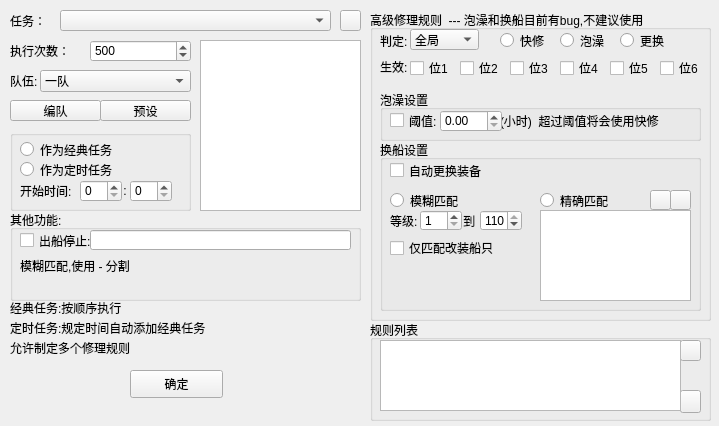
<?xml version="1.0" encoding="UTF-8"?>
<ui version="4.0">
 <class>Frame_add_battle</class>
 <widget class="QMainWindow" name="Frame_add_battle">
  <property name="geometry">
   <rect>
    <x>0</x>
    <y>0</y>
    <width>719</width>
    <height>426</height>
   </rect>
  </property>
  <property name="minimumSize">
   <size>
    <width>605</width>
    <height>324</height>
   </size>
  </property>
  <property name="maximumSize">
   <size>
    <width>9999</width>
    <height>9999</height>
   </size>
  </property>
  <property name="windowTitle">
   <string>添加出征任务</string>
  </property>
  <property name="windowIcon">
   <iconset>
    <normaloff>icon/icon.png</normaloff>icon/icon.png</iconset>
  </property>
  <widget class="QWidget" name="centralwidget">
   <widget class="QPushButton" name="bt_SetRw">
    <property name="geometry">
     <rect>
      <x>340</x>
      <y>10</y>
      <width>21</width>
      <height>21</height>
     </rect>
    </property>
    <property name="text">
     <string/>
    </property>
    <property name="icon">
     <iconset>
      <normaloff>icon/set.png</normaloff>icon/set.png</iconset>
    </property>
   </widget>
   <widget class="QLabel" name="label_23">
    <property name="geometry">
     <rect>
      <x>10</x>
      <y>10</y>
      <width>41</width>
      <height>21</height>
     </rect>
    </property>
    <property name="text">
     <string>任务：</string>
    </property>
   </widget>
   <widget class="QComboBox" name="cb_rw">
    <property name="geometry">
     <rect>
      <x>60</x>
      <y>10</y>
      <width>271</width>
      <height>21</height>
     </rect>
    </property>
   </widget>
   <widget class="QLabel" name="label">
    <property name="geometry">
     <rect>
      <x>10</x>
      <y>41</y>
      <width>72</width>
      <height>20</height>
     </rect>
    </property>
    <property name="text">
     <string>执行次数：</string>
    </property>
   </widget>
   <widget class="QLabel" name="label_9">
    <property name="geometry">
     <rect>
      <x>10</x>
      <y>70</y>
      <width>41</width>
      <height>21</height>
     </rect>
    </property>
    <property name="text">
     <string>队伍:</string>
    </property>
   </widget>
   <widget class="QGroupBox" name="groupBox_5">
    <property name="geometry">
     <rect>
      <x>10</x>
      <y>130</y>
      <width>181</width>
      <height>81</height>
     </rect>
    </property>
    <property name="title">
     <string/>
    </property>
    <widget class="QRadioButton" name="rb_classical">
     <property name="geometry">
      <rect>
       <x>10</x>
       <y>10</y>
       <width>115</width>
       <height>19</height>
      </rect>
     </property>
     <property name="text">
      <string>作为经典任务</string>
     </property>
    </widget>
    <widget class="QRadioButton" name="rb_timer">
     <property name="geometry">
      <rect>
       <x>10</x>
       <y>30</y>
       <width>115</width>
       <height>19</height>
      </rect>
     </property>
     <property name="text">
      <string>作为定时任务</string>
     </property>
    </widget>
    <widget class="QLabel" name="label_2">
     <property name="geometry">
      <rect>
       <x>10</x>
       <y>50</y>
       <width>72</width>
       <height>21</height>
      </rect>
     </property>
     <property name="text">
      <string>开始时间:</string>
     </property>
    </widget>
    <widget class="QSpinBox" name="te_time_hour">
     <property name="geometry">
      <rect>
       <x>70</x>
       <y>50</y>
       <width>42</width>
       <height>22</height>
      </rect>
     </property>
     <property name="maximum">
      <number>23</number>
     </property>
    </widget>
    <widget class="QSpinBox" name="te_time_minute">
     <property name="geometry">
      <rect>
       <x>120</x>
       <y>50</y>
       <width>42</width>
       <height>22</height>
      </rect>
     </property>
     <property name="maximum">
      <number>59</number>
     </property>
    </widget>
    <widget class="QLabel" name="label_13">
     <property name="geometry">
      <rect>
       <x>110</x>
       <y>50</y>
       <width>21</width>
       <height>21</height>
      </rect>
     </property>
     <property name="text">
      <string> :</string>
     </property>
    </widget>
   </widget>
   <widget class="QSpinBox" name="ed_startNum">
    <property name="geometry">
     <rect>
      <x>90</x>
      <y>40</y>
      <width>101</width>
      <height>22</height>
     </rect>
    </property>
    <property name="maximum">
     <number>9999</number>
    </property>
    <property name="value">
     <number>500</number>
    </property>
   </widget>
   <widget class="QLabel" name="label_3">
    <property name="geometry">
     <rect>
      <x>10</x>
      <y>300</y>
      <width>351</width>
      <height>16</height>
     </rect>
    </property>
    <property name="text">
     <string>经典任务:按顺序执行</string>
    </property>
   </widget>
   <widget class="QLabel" name="label_4">
    <property name="geometry">
     <rect>
      <x>10</x>
      <y>320</y>
      <width>351</width>
      <height>16</height>
     </rect>
    </property>
    <property name="text">
     <string>定时任务:规定时间自动添加经典任务</string>
    </property>
   </widget>
   <widget class="QComboBox" name="cb_fleet">
    <property name="geometry">
     <rect>
      <x>40</x>
      <y>70</y>
      <width>151</width>
      <height>22</height>
     </rect>
    </property>
    <item>
     <property name="text">
      <string>一队</string>
     </property>
    </item>
    <item>
     <property name="text">
      <string>二队</string>
     </property>
    </item>
    <item>
     <property name="text">
      <string>三队</string>
     </property>
    </item>
    <item>
     <property name="text">
      <string>四队</string>
     </property>
    </item>
   </widget>
   <widget class="QPushButton" name="bt_start">
    <property name="geometry">
     <rect>
      <x>130</x>
      <y>370</y>
      <width>93</width>
      <height>28</height>
     </rect>
    </property>
    <property name="text">
     <string>确定</string>
    </property>
   </widget>
   <widget class="QListWidget" name="lt_fleet">
    <property name="geometry">
     <rect>
      <x>200</x>
      <y>40</y>
      <width>161</width>
      <height>171</height>
     </rect>
    </property>
   </widget>
   <widget class="QGroupBox" name="groupBox">
    <property name="geometry">
     <rect>
      <x>370</x>
      <y>10</y>
      <width>341</width>
      <height>311</height>
     </rect>
    </property>
    <property name="title">
     <string>高级修理规则  --- 泡澡和换船目前有bug,不建议使用</string>
    </property>
    <widget class="QLabel" name="label_6">
     <property name="geometry">
      <rect>
       <x>10</x>
       <y>46</y>
       <width>31</width>
       <height>21</height>
      </rect>
     </property>
     <property name="text">
      <string>生效:</string>
     </property>
    </widget>
    <widget class="QRadioButton" name="rb_fast_repair">
     <property name="geometry">
      <rect>
       <x>130</x>
       <y>20</y>
       <width>51</width>
       <height>21</height>
      </rect>
     </property>
     <property name="text">
      <string>快修</string>
     </property>
    </widget>
    <widget class="QRadioButton" name="rb_repair">
     <property name="geometry">
      <rect>
       <x>190</x>
       <y>20</y>
       <width>51</width>
       <height>21</height>
      </rect>
     </property>
     <property name="text">
      <string>泡澡</string>
     </property>
    </widget>
    <widget class="QRadioButton" name="rb_change">
     <property name="geometry">
      <rect>
       <x>250</x>
       <y>20</y>
       <width>51</width>
       <height>21</height>
      </rect>
     </property>
     <property name="text">
      <string>更换</string>
     </property>
    </widget>
    <widget class="QComboBox" name="comboBox">
     <property name="geometry">
      <rect>
       <x>40</x>
       <y>19</y>
       <width>69</width>
       <height>21</height>
      </rect>
     </property>
     <item>
      <property name="text">
       <string>全局</string>
      </property>
     </item>
     <item>
      <property name="text">
       <string>中破</string>
      </property>
     </item>
     <item>
      <property name="text">
       <string>大破</string>
      </property>
     </item>
    </widget>
    <widget class="QLabel" name="label_5">
     <property name="geometry">
      <rect>
       <x>10</x>
       <y>20</y>
       <width>31</width>
       <height>21</height>
      </rect>
     </property>
     <property name="text">
      <string>判定:</string>
     </property>
    </widget>
    <widget class="QCheckBox" name="cb_1">
     <property name="geometry">
      <rect>
       <x>40</x>
       <y>50</y>
       <width>51</width>
       <height>16</height>
      </rect>
     </property>
     <property name="text">
      <string>位1</string>
     </property>
    </widget>
    <widget class="QCheckBox" name="cb_2">
     <property name="geometry">
      <rect>
       <x>90</x>
       <y>50</y>
       <width>51</width>
       <height>16</height>
      </rect>
     </property>
     <property name="text">
      <string>位2</string>
     </property>
    </widget>
    <widget class="QCheckBox" name="cb_3">
     <property name="geometry">
      <rect>
       <x>140</x>
       <y>50</y>
       <width>51</width>
       <height>16</height>
      </rect>
     </property>
     <property name="text">
      <string>位3</string>
     </property>
    </widget>
    <widget class="QCheckBox" name="cb_4">
     <property name="geometry">
      <rect>
       <x>190</x>
       <y>50</y>
       <width>51</width>
       <height>16</height>
      </rect>
     </property>
     <property name="text">
      <string>位4</string>
     </property>
    </widget>
    <widget class="QCheckBox" name="cb_5">
     <property name="geometry">
      <rect>
       <x>240</x>
       <y>50</y>
       <width>51</width>
       <height>16</height>
      </rect>
     </property>
     <property name="text">
      <string>位5</string>
     </property>
    </widget>
    <widget class="QCheckBox" name="cb_6">
     <property name="geometry">
      <rect>
       <x>290</x>
       <y>50</y>
       <width>51</width>
       <height>16</height>
      </rect>
     </property>
     <property name="text">
      <string>位6</string>
     </property>
    </widget>
    <widget class="QGroupBox" name="groupBox_2">
     <property name="geometry">
      <rect>
       <x>10</x>
       <y>80</y>
       <width>321</width>
       <height>51</height>
      </rect>
     </property>
     <property name="title">
      <string>泡澡设置</string>
     </property>
     <widget class="QCheckBox" name="cb_repair_time">
      <property name="geometry">
       <rect>
        <x>10</x>
        <y>20</y>
        <width>71</width>
        <height>21</height>
       </rect>
      </property>
      <property name="text">
       <string>阈值:</string>
      </property>
     </widget>
     <widget class="QLabel" name="label_7">
      <property name="geometry">
       <rect>
        <x>120</x>
        <y>20</y>
        <width>181</width>
        <height>21</height>
       </rect>
      </property>
      <property name="text">
       <string>(小时)  超过阈值将会使用快修</string>
      </property>
     </widget>
     <widget class="QDoubleSpinBox" name="ed_repairMaxTime">
      <property name="geometry">
       <rect>
        <x>60</x>
        <y>20</y>
        <width>62</width>
        <height>22</height>
       </rect>
      </property>
     </widget>
    </widget>
    <widget class="QGroupBox" name="groupBox_3">
     <property name="geometry">
      <rect>
       <x>10</x>
       <y>130</y>
       <width>321</width>
       <height>171</height>
      </rect>
     </property>
     <property name="title">
      <string>换船设置</string>
     </property>
     <widget class="QRadioButton" name="rb_random_change">
      <property name="geometry">
       <rect>
        <x>10</x>
        <y>50</y>
        <width>71</width>
        <height>21</height>
       </rect>
      </property>
      <property name="text">
       <string>模糊匹配</string>
      </property>
     </widget>
     <widget class="QLabel" name="label_8">
      <property name="geometry">
       <rect>
        <x>10</x>
        <y>70</y>
        <width>31</width>
        <height>21</height>
       </rect>
      </property>
      <property name="text">
       <string>等级:</string>
      </property>
     </widget>
     <widget class="QSpinBox" name="ed_level_min">
      <property name="geometry">
       <rect>
        <x>40</x>
        <y>70</y>
        <width>42</width>
        <height>21</height>
       </rect>
      </property>
      <property name="minimum">
       <number>1</number>
      </property>
      <property name="maximum">
       <number>110</number>
      </property>
     </widget>
     <widget class="QLabel" name="label_10">
      <property name="geometry">
       <rect>
        <x>80</x>
        <y>70</y>
        <width>20</width>
        <height>21</height>
       </rect>
      </property>
      <property name="text">
       <string> 到</string>
      </property>
     </widget>
     <widget class="QSpinBox" name="ed_level_max">
      <property name="geometry">
       <rect>
        <x>100</x>
        <y>70</y>
        <width>42</width>
        <height>21</height>
       </rect>
      </property>
      <property name="minimum">
       <number>1</number>
      </property>
      <property name="maximum">
       <number>110</number>
      </property>
      <property name="value">
       <number>110</number>
      </property>
     </widget>
     <widget class="QRadioButton" name="rb_arrow_change">
      <property name="geometry">
       <rect>
        <x>160</x>
        <y>50</y>
        <width>71</width>
        <height>21</height>
       </rect>
      </property>
      <property name="text">
       <string>精确匹配</string>
      </property>
     </widget>
     <widget class="QPushButton" name="bt_ship_del">
      <property name="geometry">
       <rect>
        <x>290</x>
        <y>50</y>
        <width>21</width>
        <height>20</height>
       </rect>
      </property>
      <property name="text">
       <string/>
      </property>
      <property name="icon">
       <iconset>
        <normaloff>icon/del.png</normaloff>icon/del.png</iconset>
      </property>
     </widget>
     <widget class="QPushButton" name="bt_ship_add">
      <property name="geometry">
       <rect>
        <x>270</x>
        <y>50</y>
        <width>21</width>
        <height>20</height>
       </rect>
      </property>
      <property name="text">
       <string/>
      </property>
      <property name="icon">
       <iconset>
        <normaloff>icon/add.png</normaloff>icon/add.png</iconset>
      </property>
     </widget>
     <widget class="QCheckBox" name="cb_equipment">
      <property name="geometry">
       <rect>
        <x>10</x>
        <y>20</y>
        <width>131</width>
        <height>21</height>
       </rect>
      </property>
      <property name="text">
       <string>自动更换装备</string>
      </property>
     </widget>
     <widget class="QListWidget" name="lt_ship">
      <property name="geometry">
       <rect>
        <x>160</x>
        <y>70</y>
        <width>151</width>
        <height>91</height>
       </rect>
      </property>
     </widget>
     <widget class="QCheckBox" name="cb_only_g">
      <property name="geometry">
       <rect>
        <x>10</x>
        <y>100</y>
        <width>131</width>
        <height>16</height>
       </rect>
      </property>
      <property name="text">
       <string>仅匹配改装船只</string>
      </property>
     </widget>
    </widget>
   </widget>
   <widget class="QGroupBox" name="groupBox_4">
    <property name="geometry">
     <rect>
      <x>370</x>
      <y>320</y>
      <width>341</width>
      <height>101</height>
     </rect>
    </property>
    <property name="title">
     <string>规则列表</string>
    </property>
    <widget class="QPushButton" name="bt_rule_add">
     <property name="geometry">
      <rect>
       <x>310</x>
       <y>20</y>
       <width>21</width>
       <height>21</height>
      </rect>
     </property>
     <property name="text">
      <string/>
     </property>
     <property name="icon">
      <iconset>
       <normaloff>icon/left.png</normaloff>icon/left.png</iconset>
     </property>
    </widget>
    <widget class="QPushButton" name="bt_rule_del">
     <property name="geometry">
      <rect>
       <x>310</x>
       <y>70</y>
       <width>21</width>
       <height>23</height>
      </rect>
     </property>
     <property name="text">
      <string/>
     </property>
     <property name="icon">
      <iconset>
       <normaloff>icon/del.png</normaloff>icon/del.png</iconset>
     </property>
    </widget>
    <widget class="QListWidget" name="lt_rule">
     <property name="geometry">
      <rect>
       <x>10</x>
       <y>20</y>
       <width>301</width>
       <height>71</height>
      </rect>
     </property>
    </widget>
   </widget>
   <widget class="QLabel" name="label_11">
    <property name="geometry">
     <rect>
      <x>10</x>
      <y>340</y>
      <width>351</width>
      <height>16</height>
     </rect>
    </property>
    <property name="text">
     <string>允许制定多个修理规则</string>
    </property>
   </widget>
   <widget class="QGroupBox" name="groupBox_6">
    <property name="geometry">
     <rect>
      <x>10</x>
      <y>210</y>
      <width>351</width>
      <height>91</height>
     </rect>
    </property>
    <property name="title">
     <string>其他功能:</string>
    </property>
    <widget class="QCheckBox" name="cb_specialShip">
     <property name="geometry">
      <rect>
       <x>10</x>
       <y>20</y>
       <width>81</width>
       <height>21</height>
      </rect>
     </property>
     <property name="text">
      <string>出船停止:</string>
     </property>
    </widget>
    <widget class="QLineEdit" name="ed_specialShip">
     <property name="geometry">
      <rect>
       <x>80</x>
       <y>20</y>
       <width>261</width>
       <height>20</height>
      </rect>
     </property>
    </widget>
    <widget class="QLabel" name="label_12">
     <property name="geometry">
      <rect>
       <x>10</x>
       <y>46</y>
       <width>331</width>
       <height>20</height>
      </rect>
     </property>
     <property name="text">
      <string>模糊匹配,使用 - 分割</string>
     </property>
    </widget>
   </widget>
   <widget class="QPushButton" name="bt_re">
    <property name="geometry">
     <rect>
      <x>10</x>
      <y>100</y>
      <width>91</width>
      <height>21</height>
     </rect>
    </property>
    <property name="text">
     <string>编队</string>
    </property>
    <property name="icon">
     <iconset>
      <normaloff>icon/jz.png</normaloff>icon/jz.png</iconset>
    </property>
   </widget>
   <widget class="QPushButton" name="bt_setFleet">
    <property name="geometry">
     <rect>
      <x>100</x>
      <y>100</y>
      <width>91</width>
      <height>21</height>
     </rect>
    </property>
    <property name="text">
     <string>预设</string>
    </property>
    <property name="icon">
     <iconset>
      <normaloff>icon/repair.png</normaloff>icon/repair.png</iconset>
    </property>
   </widget>
  </widget>
 </widget>
 <resources/>
 <connections/>
</ui>
